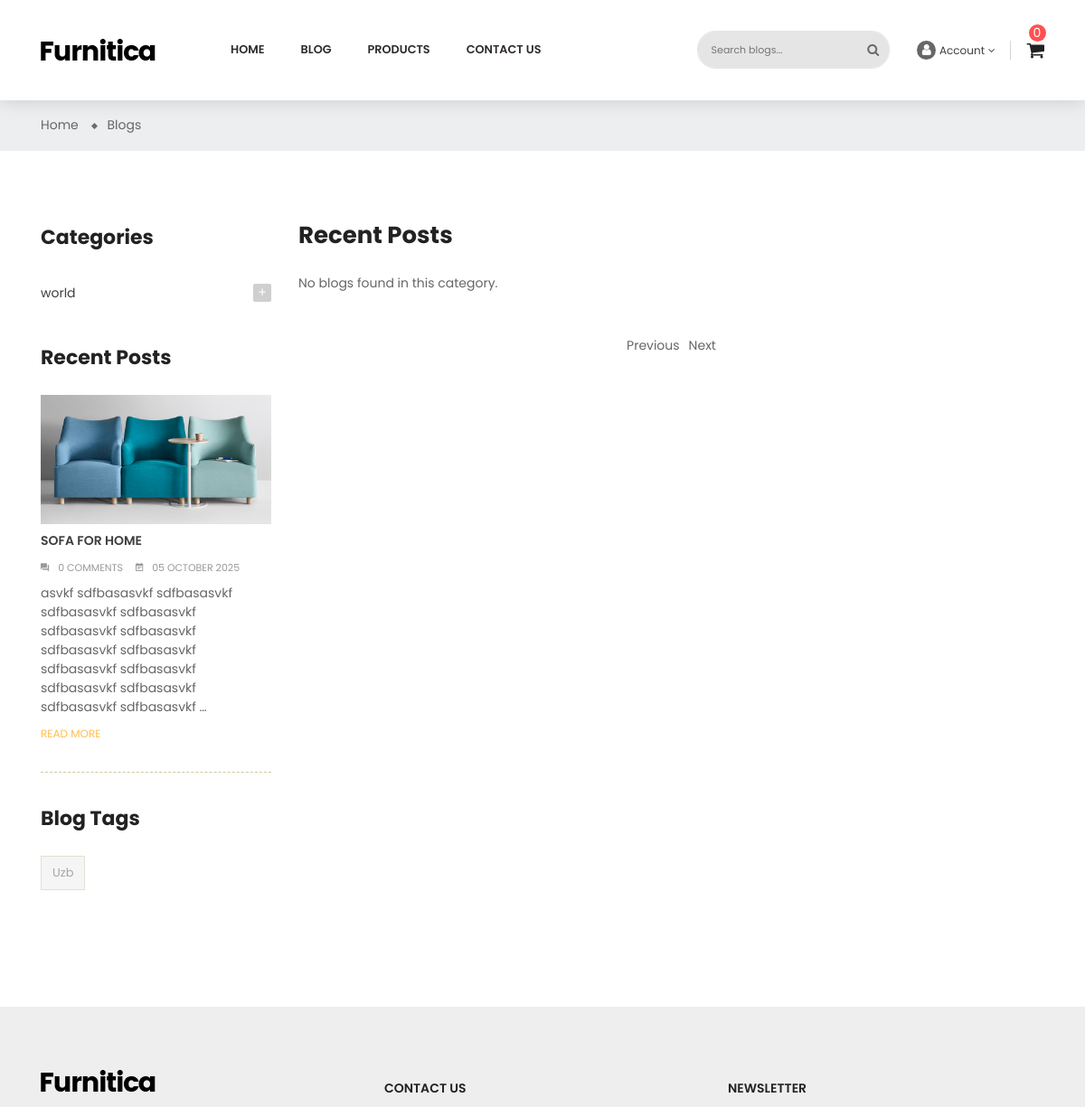
The page /en/blogs/filter/category/34/ (upper part) on the database as committed earlier.
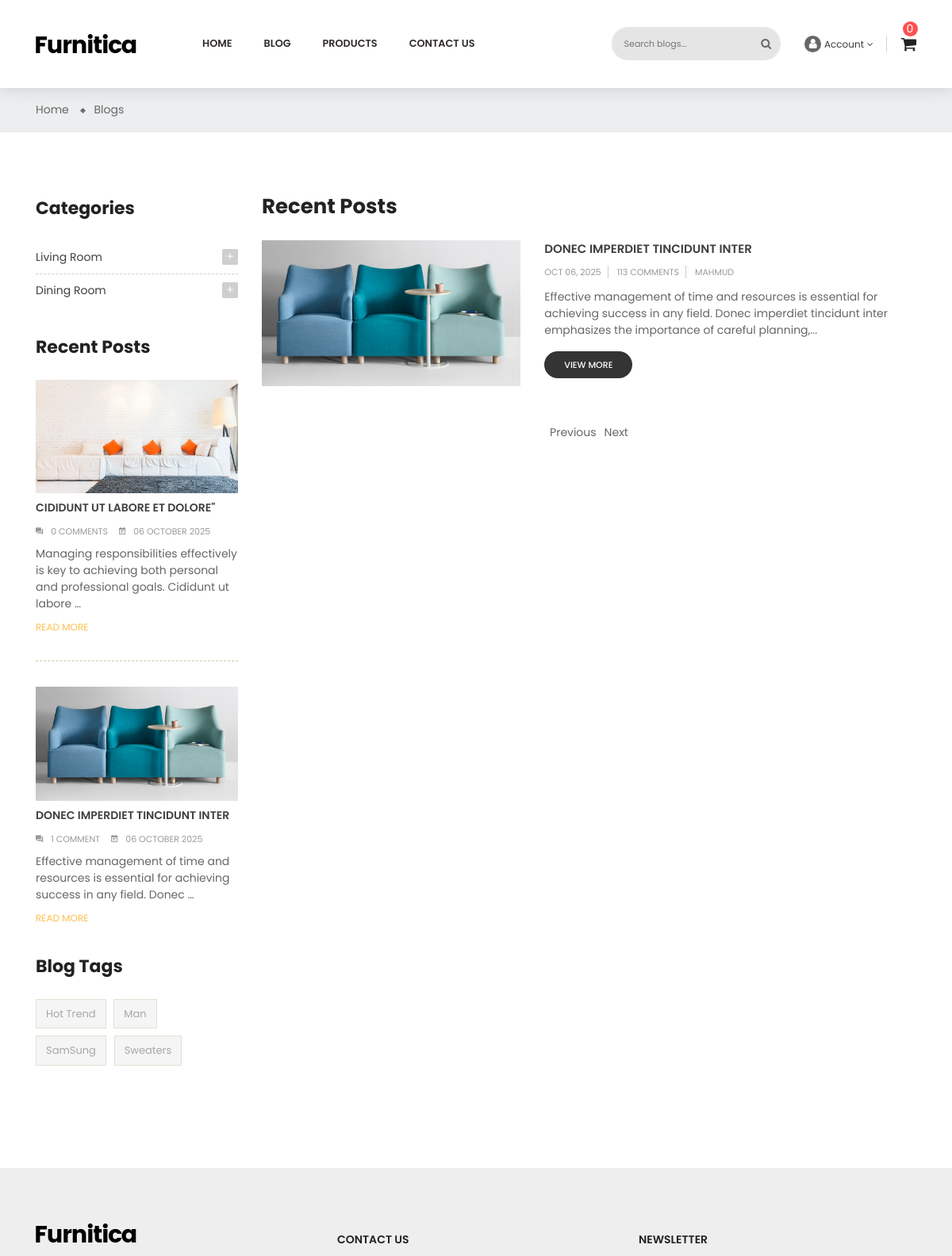
The same page on the database as committed later.
### apps/blogs/models.py (models this page shows, shortened)
class BlogCategoryModel(BaseModel):
    title = models.CharField(max_length=255)
    parent = models.ForeignKey(
        'self',
        on_delete=models.CASCADE,
        related_name='children',
        blank=True,
        null=True
    )
    class Meta:
        verbose_name = 'Blog category'
        verbose_name_plural = 'Blog categories'

class BlogModel(BaseModel):
    class BlogStatus(models.TextChoices):
        DRAFT = 'DRAFT'
        PUBLISHED = 'PUBLISHED'
        DELETED = 'DELETED'
    image = models.ImageField(upload_to='blog-post/')
    title = models.CharField(max_length=255)
    content = RichTextUploadingField()
    status = models.CharField(
        max_length=20,
        choices=BlogStatus,
        default=BlogStatus.DRAFT
    )
    author = models.ForeignKey(
        BlogAuthorModel,
        on_delete=models.CASCADE,
        related_name='blogs',
    )
    category = models.ManyToManyField(
        BlogCategoryModel,
        related_name='blogs'
    )
    tag = models.ManyToManyField(
        BlogTagModel,
        related_name='blogs'
    )
    class Meta:
        verbose_name = 'Blog'
        verbose_name_plural = 'Blogs'

class BlogTagModel(BaseModel):
    title = models.CharField(max_length=255)
    class Meta:
        verbose_name = 'Blog tag'
        verbose_name_plural = 'Blog tags'

class BlogAuthorModel(BaseModel):
    full_name = models.CharField(max_length=128)
    avatar = models.ImageField(
        upload_to='blog-author/'
    )
    bio = models.CharField(max_length=255)
    class Meta:
        verbose_name = 'Blog author'
        verbose_name_plural = 'Blog authors'

### apps/blogs/views.py (the view, shortened to what this page needs)
# urls.py: path("filter/<str:filter_type>/<int:pk>/", BlogFilterView.as_view(), name="blog_filter"),
class BlogFilterView(ListView):
    template_name = 'blogs/blog-list-sidebar-left.html'
    context_object_name = "blogs"
    def get_queryset(self):
        filter_type = self.kwargs.get("filter_type")
        pk = self.kwargs.get("pk")
        blogs = BlogModel.objects.filter(status=BlogModel.BlogStatus.PUBLISHED)
        if filter_type == "category":
            try:
                category = BlogCategoryModel.objects.get(id=pk)
                blogs = blogs.filter(category=category)
                self.filter_title = category.title
            except BlogCategoryModel.DoesNotExist:
                raise Http404("Category not found")
        else:
            raise Http404("Invalid filter type")
        return blogs
    def get_context_data(self, **kwargs):
        context = super().get_context_data(**kwargs)
        context["filter_title"] = getattr(self, "filter_title", "")
        context["filter_type"] = self.kwargs.get("filter_type")
        context["parent_categories"] = BlogCategoryModel.objects.filter(parent__isnull=True)
        context["tags"] = BlogTagModel.objects.all()
        context["recent_blogs"] = BlogModel.objects.filter(
            status=BlogModel.BlogStatus.PUBLISHED
        ).order_by('-created_at')[:5]
        context["search_type"] = "blogs"
        return context

### templates/blogs/blog-list-sidebar-left.html (shortened to what this page needs)
{% extends 'layout/base.html'%}
{% load static %}
{% load i18n %}
{% load my_tags %}
{% block body_id %}blog-list-sidebar-left{% endblock %}
{% block body_class %}blog{% endblock %}
{% block content %}
<div class="main-content">
        <div id="wrapper-site">
            <div id="content-wrapper">
                <div id="main">
                    <div class="page-home">
                        <nav class="breadcrumb-bg">
                            <div class="container no-index">
                                <div class="breadcrumb">
                                    <ol>
                                        <li>
                                            <a href="{% url 'blogs:blogs_home'%}">
                                                <span>{% trans 'Home' %}</span>
                                            </a>
                                        </li>
                                        <li>
                                            <a href="#">
                                                <span>{% trans 'Blogs' %}</span>
                                            </a>
                                        </li>
                                    </ol>
                                </div>
                            </div>
                        </nav>
                        <div class="container">
                            <div class="content">
                                <div class="row">
                                    <div class="sidebar-3 sidebar-collection col-lg-3 col-md-3 col-sm-4">
                                        {% include 'blogs/blog-sidebar.html' %}
                                    </div>
                                    <div class="col-sm-8 col-lg-9 col-md-9 flex-xs-first main-blogs">
                                        <h2>Recent Posts</h2>
                                    {% if blogs %}
                                        {% for blog in blogs %}
                                            <div class="list-content row">
                                                <div class="hover-after col-md-5 col-xs-12">
                                                    <a href="{% url 'blogs:detail' pk=blog.id %}">
                                                        <img src="{{ blog.image.url }}" alt="img">
                                                    </a>
                                                </div>
                                                <div class="late-item col-md-7 col-xs-12" >
                                                    <p class="content-title">
                                                        <a href="{% url 'blogs:detail' pk=blog.id %}"> {{ blog.title|slice:":40" }} </a>
                                                    </p>
                                                    <p class="post-info">
                                                        <span>{{ blog.created_at|date:"M d, Y" }}</span>
                                                        <span>113 Comments</span>
                                                        <span> {{ blog.author.full_name }} </span>
                                                    </p>
                                                    <p class="description">{{ blog.content|striptags|slice:":200" }}...
                                                    </p>
                                                    <span class="view-more">
                                                        <a href="{% url 'blogs:detail' pk=blog.id %}">view more</a>
                                                    </span>
                                                </div>
                                            </div>
                                        {% endfor %}
                                    {% else %}
                                        {% if filter_type == "category" %}
                                            <p>No blogs found in this category.</p>
                                        {% elif filter_type == "tag" %}
                                            <p>No blogs found for this tag.</p>
                                        {% else %}
                                            <p>No blogs found.</p>
                                        {% endif %}
                                    {% endif %}
                                        <div class="page-list col">
                                            <ul class="justify-content-center d-flex">
                                                {% if page_obj.has_previous %}
                                                    <li>
                                                        <a rel="prev" href="?page={{ page_obj.previous_page_number }}{% if search_query %}&s={{ search_query }}{% endif %}" class="previous js-search-link">
                                                            Previous
                                                        </a>
                                                    </li>
                                                {% else %}
                                                    <li>
                                                        <span class="previous disabled">Previous</span>
                                                    </li>
                                                {% endif %}
                                                {% if page_obj.has_next %}
                                                    <li>
                                                        <a rel="next" href="?page={{ page_obj.next_page_number }}{% if search_query %}&s={{ search_query }}{% endif %}" class="next js-search-link">
                                                            Next
                                                        </a>
                                                    </li>
                                                {% else %}
                                                    <li>
                                                        <span class="next disabled">Next</span>
                                                    </li>
                                                {% endif %}
                                            </ul>
                                        </div>
                                    </div>
                                </div>
                            </div>
                        </div>
                    </div>
                </div>
            </div>
        </div>
    </div>
{% endblock %}

### templates/blogs/blog-sidebar.html (shortened to what this page needs)
{% load static %}
{% load i18n %}
<div class="sidebar-block">
    <div class="title-block">Categories</div>
    <div class="block-content">
        {% for parent in parent_categories %}
            <div class="cateTitle hasSubCategory open level1">
                <span class="arrow collapse-icons collapsed"
                    data-toggle="collapse"
                    data-target="#category{{ parent.id }}"
                    aria-expanded="false" role="status">
                    <i class="zmdi zmdi-plus"></i>
                </span>
                <a class="cateItem" href="{% url 'blogs:blog_filter' 'category' parent.id %}">{{ parent.title }}</a>
            </div>
        {% endfor %}
    </div>
</div>
<div class="sidebar-block">
    <div class="title-block">{% trans 'Recent Posts' %}</div>
    <div class="post-item-content">
        {% for blog in recent_blogs %}
        <div>
            <div class="late-item {% if forloop.first %}first-child{% endif %}">
                <a href="{% url 'blogs:detail' blog.id %}">
                    {% if blog.image %}
                        <img src="{{ blog.image.url }}" alt="{{ blog.title }}" class="img-fluid mb-2">
                    {% endif %}
                    <p class="content-title">{{ blog.title|upper }}</p>
                </a>
                <span>
                    <i class="zmdi zmdi-comments"></i>{{ blog.comments.count }} comment{{ blog.comments.count|pluralize }}
                </span>
                <span>
                    <i class="zmdi zmdi-calendar-note"></i>{{ blog.created_at|date:"d F Y" }}
                </span>
                <p class="description">{{ blog.content|striptags|truncatewords:15 }}</p>
                <p class="remove">
                    <a href="{% url 'blogs:detail' blog.id %}">{% trans 'READ MORE' %}</a>
                </p>
            </div>
        </div>
        {% empty %}
        <p style="text-align:center;color:#999;padding:20px;">{% trans 'No recent posts found.' %}</p>
        {% endfor %}
    </div>
</div>
<div class="sidebar-block product-tags">
    <div class="title-block">
        Blog Tags
    </div>
    <div class="block-content">
        <ul class="listSidebarBlog list-unstyled">
            {% for tag in tags %}
            <li>
                <a href="{% url 'blogs:blog_filter' 'tag' tag.id %}" title="Show blogs matching tag {{ tag.title }}">{{ tag.title }}</a>
            </li>
            {% empty %}
            <li><span class="text-muted">{% trans 'No tags available' %}</span></li>
            {% endfor %}
        </ul>
    </div>
</div>

Rows that differ between the two databases and show on the page:
removed BlogCategoryModel: title "world"
removed BlogModel: image (picture), title "SOFA FOR HOME", comments.count "0", created_at "05 OCTOBER 2025", content "asvkf sdfbasasvkf sdfbasasvkf sdfbasasvkf sdfbasasvkf sdfbasasvkf sdfbasasvkf sdfbasasvkf sdfbasasvkf sdfbasasvkf sdfbasasvkf sdfbasasvkf sdfbasasvkf sdfbasasvkf sdfbasasvkf …"
removed BlogTagModel: title "Uzb"
added BlogCategoryModel: title "Living Room"
added BlogCategoryModel: title "Dining Room"
added BlogModel: image (picture), title "CIDIDUNT UT LABORE ET DOLORE\"", comments.count "0", created_at "06 OCTOBER 2025", content "Managing responsibilities effectively is key to achieving both personal and professional goals. Cididunt ut labore …"
added BlogModel: image (picture), title "DONEC IMPERDIET TINCIDUNT INTER", comments.count "1", created_at "06 OCTOBER 2025", content "Effective management of time and resources is essential for achieving success in any field. Donec …", created_at "OCT 06, 2025", author.full_name "MAHMUD", content "Effective management of time and resources is essential for achieving success in any field. Donec imperdiet tincidunt inter emphasizes the importance of careful planning,"
added BlogTagModel: title "Hot Trend"
added BlogTagModel: title "Man"
added BlogTagModel: title "SamSung"
added BlogTagModel: title "Sweaters"
Other text that changed with them:
text no longer shown: "No blogs found in this category."
